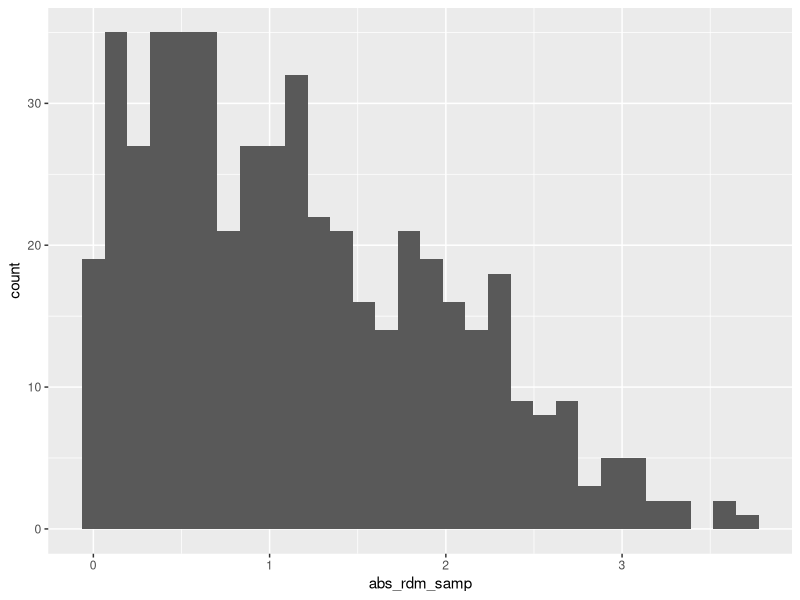

The R script that drew this image:
## ---- chunk 1
library(tidyverse)
## ---- chunk 2
samp = rnorm(100)
length(samp)
## ---- chunk 3
plot_df = 
  tibble(
    rdm_samp = rnorm(500, mean = 1),
    sign_rdm_samp = rdm_samp > 0,
    abs_rdm_samp = abs(rdm_samp)
  )

ggplot(plot_df, aes(x = abs_rdm_samp)) + geom_histogram()

median_samp = median(pull(plot_df, abs_rdm_samp))
